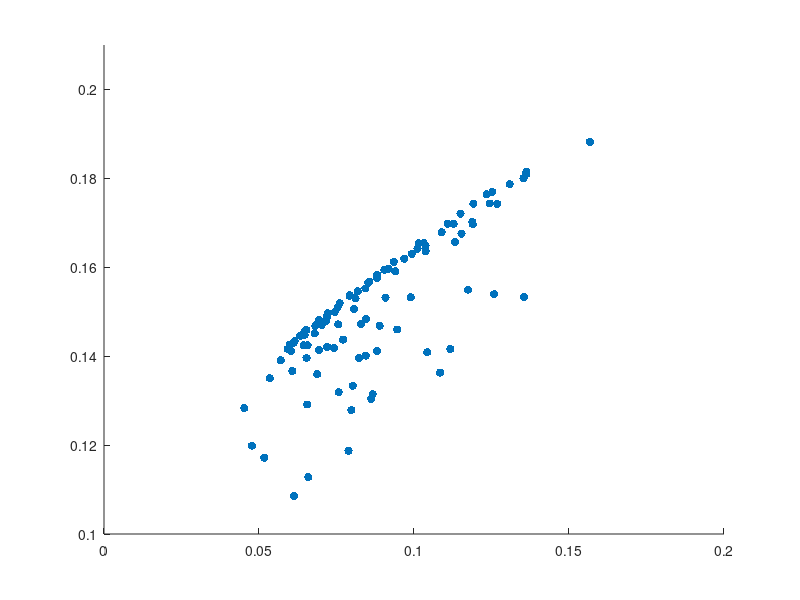

The MATLAB source for this figure: (Note: this script raises an error after producing the figure.)
%% load data
load('workbook.mat')

%% 1 (a) portfolio 

m = [0.10, 0.20, 0.15]
init_w = rand(100,3)
modified_w = []
for i = 1:100
    tmp_w = init_w(i,:) / sum(init_w(i,:))
    modified_w = [modified_w;tmp_w]
end

trans_m = modified_w * m'

c = [0.005 -0.010 0.004,
     -0.010 0.040 -0.002,
     0.004 -0.002 0.023]

trans_c = []
for j = 1:100
    tmp_c = modified_w(j,:) * c * modified_w(j,:)'
    trans_c = [trans_c;tmp_c]
end  
trans_cc = power(trans_c, 0.5)
scatter(trans_cc, trans_m, 'filled', 'r')
xlim([0 0.2])
ylim([0.10 0.21])

%% 1(b) efficient frontier

NumPorts = 10;
p = Portfolio;
p = setAssetMoments(p, m, c);
p = setDefaultConstraints(p);

PortWts = estimateFrontier(p, NumPorts);
[PortRisk, PortReturn] = estimatePortMoments(p, PortWts);

%figure();

hold on
plotFrontier(p, NumPorts);

hold off


%% (b) 2 1/2 asset
% function portfolio_comb
% any two asset subset can construct a efficient frontier
port_size = 100;
effic_iter = 10;
m1 = [0.10, 0.20];
c1 = [0.005 -0.010;
      -0.010 0.040];
figure(1);

portfolio_comb(m1, c1, port_size, effic_iter);
text(0.04, 0.12, 'asset1, asset2', 'FontSize', 18);

xlim auto

m2 = [0.20, 0.15];
c2 = [0.040 -0.002;
      -0.002 0.023];
figure(2);
hold on 
portfolio_comb(m2, c2, port_size, effic_iter);
hold off
text(0.14, 0.19, 'asset2, asset3', 'FontSize',18);
xlim auto

m3 = [0.10, 0.15];
c3 = [0.005 0.004;
      0.004 0.023];
figure(3);
hold on 
portfolio_comb(m3, c3, port_size, effic_iter);
hold off
text(0.12, 0.13, 'asset1, asset3', 'FontSize',18);
xlim auto


%% (d)
ExpRet = [0.10, 0.20, 0.15];
CovMat = [0.005 -0.010 0.004,
         -0.010 0.040 -0.002,
          0.004 -0.002 0.023];
NPts = 10;

[PRisk_cvx, PRoR_cvx, PWts_cvx] = NaiveMV_cvx(ExpRet, CovMat, NPts);



%% 2 plotting 

Closeplot1first = Close1(1:length(Close1)/2);
Closeplot1second = Close1(length(Close1)/2: end);
Closeplot3first = Close3(1:length(Close3)/2);
Closeplot3second = Close3(length(Close3)/2: end);
Closeplot7first = Close7(1:length(Close7)/2);
Closeplot7second = Close7(length(Close7)/2: end);

startDate = datenum('02-24-2014');
endDate = datenum('02-24-2017');
xData = linspace(startDate, endDate, 784);
xDatafirst = xData(1:length(xData)/2);
xDatasecond = xData(length(xData)/2:end);
datetick('x','mmmyyyy', 'keepticks');

plot(xDatafirst, Closeplot1first, 'red', xDatasecond, Closeplot1second, 'blue');
datetick('x','mmmyyyy', 'keepticks');

hold on 
plot(xDatafirst, Closeplot3first, 'red', xDatasecond, Closeplot3second, 'blue');

hold off

hold on 
plot(xDatafirst, Closeplot7first, 'red', xDatasecond, Closeplot7second, 'blue');

hold off


% import the data


ftse100return = stocksReturn(1, length(ftse100)-1,ftse100);
return1 = stocksReturn(1, length(Close1)-1,Close1);
return2 = stocksReturn(1, length(Close2)-1,Close2);
return3 = stocksReturn(1, length(Close3)-1,Close3);
return4 = stocksReturn(1, length(Close4)-1,Close4);
return5 = stocksReturn(1, length(Close5)-1,Close5);
return6 = stocksReturn(1, length(Close6)-1,Close6);
return7 = stocksReturn(1, length(Close7)-1,Close7);
return8 = stocksReturn(1, length(Close8)-1,Close8);
return9 = stocksReturn(1, length(Close9)-1,Close9);
return10 = stocksReturn(1, length(Close10)-1,Close10);
return11 = stocksReturn(1, length(Close11)-1,Close11);
return12 = stocksReturn(1, length(Close12)-1,Close12);
return13 = stocksReturn(1, length(Close13)-1,Close13);
return14 = stocksReturn(1, length(Close14)-1,Close14);
return15 = stocksReturn(1, length(Close15)-1,Close15);
return16 = stocksReturn(1, length(Close16)-1,Close16);
return17 = stocksReturn(1, length(Close17)-1,Close17);
return18 = stocksReturn(1, length(Close18)-1,Close18);
return19 = stocksReturn(1, length(Close19)-1,Close19);
return20 = stocksReturn(1, length(Close20)-1,Close20);
return21 = stocksReturn(1, length(Close21)-1,Close21);
return22 = stocksReturn(1, length(Close22)-1,Close22);
return23 = stocksReturn(1, length(Close23)-1,Close23);
return24 = stocksReturn(1, length(Close24)-1,Close24);
return25 = stocksReturn(1, length(Close25)-1,Close25);
return26 = stocksReturn(1, length(Close26)-1,Close26);
return27 = stocksReturn(1, length(Close27)-1,Close27);
return28 = stocksReturn(1, length(Close28)-1,Close28);
return29 = stocksReturn(1, length(Close29)-1,Close29);
return30 = stocksReturn(1, length(Close30)-1,Close30);
% choose three assets
% first half data
% three positive return 
return1_first = return1(1:length(return1)/2);
return3_first = return3(1:length(return3)/2);
return7_first = return7(1:length(return7)/2);
return_first = [return1_first return3_first return7_first];

return1_second = return1(length(return1)/2:end);
return3_second = return3(length(return3)/2:end);
return7_second = return7(length(return7)/2:end);
return_second = [return1_second return3_second return7_second];


% second half data
return_first_mean= [mean(return1_first), mean(return3_first), mean(return7_first)];
covfirst = sqrt(cov(return_first))/100;
effic_iter = 10;
p = Portfolio;
p = setAssetMoments(p, return_first_mean, covfirst);
p = setDefaultConstraints(p);

% choose only one weights / not optimal
% PortWts = estimateFrontier(p, effic_iter);
PortWts = estimateFrontier(p, effic_iter);
sharpeRTest = estimateMaxSharpeRatio(p);
sharpe_effic = sharpe(return_second,0);


% for second half data
% efficient return and cov
return_second = [return1_second, return3_second, return7_second];
cov_second = sqrt(cov(return_second))/100;
[weighted_return_second] = return_second * sharpeRTest;
[mean_return_second] = mean(weighted_return_second);
[weighted_cov_second] = sqrt(cov(weighted_return_second))/100;

mean_second_return = [mean(return1_second); mean(return3_second) ; mean(return7_second)];
estimate_cov_10_weights = zeros(10,1);
for j = 1:10
    estimate_cov_10_weights(j) = PortWts(:,j)' * cov_second * PortWts(:,j);
end
estimate_return_10_weights = PortWts'* mean_second_return;
plot(estimate_cov_10_weights, estimate_return_10_weights);


% 1 / N  naive portfolio
equallyWeights = [1/3;1/3;1/3];
naive_risk = equallyWeights' * cov_second * equallyWeights
naive_mean_return = mean(return_second*equallyWeights);
hold on 
plot(naive_risk, naive_mean_return, 'r*');

sharpe_naive = sharpe(return_second*1/3, 0);

hold off
xlim([0.03 0.20]);
text(0.07, 0.35,'Naive Strategy', 'FontSize',18);
text(0.1, 0.6, 'first half efficient portfolio', 'FontSize',18);
xlabel('Risk');
ylabel('Return');


% a fifth mimic index
returnMatrix = containers.Map;
returnMatrix('return1') = return1;
returnMatrix('return2') = return2;
returnMatrix('return3') = return3;
returnMatrix('return4') = return4;
returnMatrix('return5') = return5;
returnMatrix('return6') = return6;
returnMatrix('return7') = return7;
returnMatrix('return8') = return8;
returnMatrix('return9') = return9;
returnMatrix('return10') = return10;
returnMatrix('return11') = return11;
returnMatrix('return12') = return12;
returnMatrix('return13') = return13;
returnMatrix('return14') = return14;
returnMatrix('return15') = return15;
returnMatrix('return16') = return16;
returnMatrix('return17') = return17;
returnMatrix('return18') = return18;
returnMatrix('return19') = return19;
returnMatrix('return20') = return20;
returnMatrix('return21') = return21;
returnMatrix('return22') = return22;
returnMatrix('return23') = return23;
returnMatrix('return24') = return24;
returnMatrix('return25') = return25;
returnMatrix('return26') = return26;
returnMatrix('return27') = return27;
returnMatrix('return28') = return28;
returnMatrix('return29') = return29;
returnMatrix('return30') = return30;


x = containers.Map;
x('close1') = Close1;
x('close2') = Close2;
x('close3') = Close3;
x('close4') = Close4;
x('close5') = Close5;
x('close6') = Close6;
x('close7') = Close7;
x('close8') = Close8;
x('close9') = Close9;
x('close10') = Close10;
x('close11') = Close11;
x('close12') = Close12;
x('close13') = Close13;
x('close14') = Close14;
x('close15') = Close15;
x('close16') = Close16;
x('close17') = Close17;
x('close18') = Close18;
x('close19') = Close19;
x('close20') = Close20;
x('close21') = Close21;
x('close22') = Close22;
x('close23') = Close23;
x('close24') = Close24;
x('close25') = Close25;
x('close26') = Close26;
x('close27') = Close27;
x('close28') = Close28;
x('close29') = Close29;
x('close30') = Close30;



% ftse100
% assets = x;

assetsReturn = returnMatrix;
index_track = containers.Map;
error = inf;
asset_combi = [];
s = size(asset_combi);
index_tracking = [];
error_set = [];
while s(2) < 7
    tmp_combi = asset_combi;
    len = length(assetsReturn);
    index = keys(assetsReturn);
    for i = 1:len
        disp(i)
        asset_extract = assetsReturn(strjoin(index(i)));
        asset_combi = [tmp_combi asset_extract];
        weights = ftse100return \ asset_combi;
        esti = mean(power((ftse100return - (asset_combi*weights')),2));
        if esti < error 
            error = esti;
            iter_close = i;
        end
    end
    error_set = [error_set error];
    index_tracking = [index_tracking index(iter_close)];
    asset_combi = [tmp_combi assetsReturn(strjoin(index(iter_close)))];
    remove(assetsReturn,index(iter_close));
    s = size(asset_combi);
end
index_tracking % a fifth
number = [1 2 3 4 5 6 7];
plot(number, error_set,'b', number, error_set, 'ro');
xlim([0 7]);
ylim([0 3000]);
xlabel('number of stocks selected','FontSize',18);
ylabel('mean square error','FontSize',18);


return_combi = [return1, return2, return3, return4, return5, return6, return7, return8, return9, return10, return11, return12, return13, return14, return15, return16, return17, return18, return19, return20, return21, return22, return23, return24, return25, return26,return27,return28,return29,return30];

%% turning point 
% l1 regularization
rou = mean(ftse100return);
equal_ones = ones(1,30);
[T, N] =size(return_combi);
mu = (mean(return_combi))';
non_zero_vector = [];
lambda_vector = [];
for lambda = 0:20:1000
    disp(lambda)
    cvx_begin quiet
        variable w(N)
        minimize(norm((rou*ones(T,1) - return_combi*w),2) + lambda*norm(w,1))

        subject to
            w'*ones(N,1) == 1;
            w'* mu == rou;

    cvx_end
    non_zeros_weights = sum(abs(w) > 0.01);
    non_zero_vector = [non_zero_vector non_zeros_weights];
    lambda_vector = [lambda_vector lambda];

end


plot(lambda_vector, non_zero_vector);
xlabel('penalty tau', 'FontSize', 18);
ylabel('Non-zero weights', 'FontSize', 18);
title('l1 regularization', 'FontSize', 18)
ylim([0 25]);

hold on 
scatter(360, 7, 'ro','filled');
hold off
text(360,6, 'turning point');
